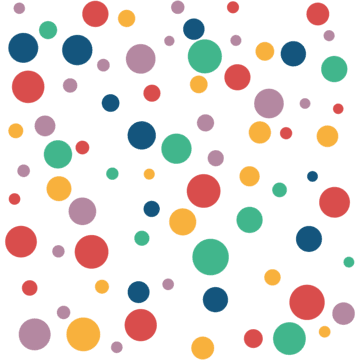
#> input picture img.png, 360 x 360 px, given in place of the camera
$ python webcam_detector.py
#> lines starting #> are read from the running program, lines starting #| are printed output that depends on the picture; after the words box and inside, x2 and y2 are one past the last pixel; in counts of white or black regions, pixels touching at a corner belong together
import cv2
import numpy as np

# Start webcam
cap = cv2.VideoCapture(2, cv2.CAP_V4L2)

if not cap.isOpened():
    print("Error: Could not open webcam.")
    exit()

while True:
    # Read frame from webcam
    ret, frame = cap.read()
#> frame is the input picture: shape (360, 360, 3); mean B, G, R 221.6, 225.4, 231.5

    if not ret:
        print("Error: Could not read frame.")
        break

    # Convert BGR image to HSV
    hsv = cv2.cvtColor(frame, cv2.COLOR_BGR2HSV)
#> hsv: shape (360, 360, 3); mean H, S, V 16.6, 36.1, 240.8

    # Lower and upper ranges for red
    lower_red1 = np.array([0, 120, 70])
    upper_red1 = np.array([10, 255, 255])

    lower_red2 = np.array([170, 120, 70])
    upper_red2 = np.array([180, 255, 255])

    # Create masks for red
    mask1 = cv2.inRange(hsv, lower_red1, upper_red1)
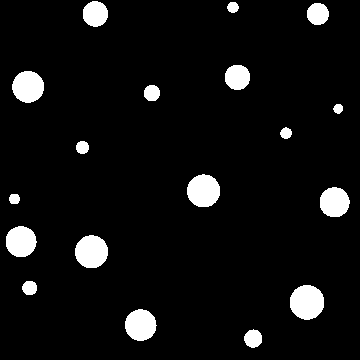
#> mask1: shape (360, 360); 6.4% white; 18 white regions, largest, box (x1, y1, x2, y2) and area: (290, 285, 324, 320) 943, (75, 235, 108, 268) 861, (187, 174, 220, 207) 859
    mask2 = cv2.inRange(hsv, lower_red2, upper_red2)
#> mask2: shape (360, 360); every value is 0

    # Combine both red masks
    mask = mask1 + mask2

    # Remove small noise
    kernel = np.ones((5, 5), np.uint8)
    mask = cv2.morphologyEx(mask, cv2.MORPH_OPEN, kernel)
#> mask: shape (360, 360); 6.3% white; 18 white regions, largest, box (x1, y1, x2, y2) and area: (290, 285, 324, 320) 943, (75, 235, 108, 268) 861, (187, 175, 220, 207) 856
    mask = cv2.morphologyEx(mask, cv2.MORPH_DILATE, kernel)
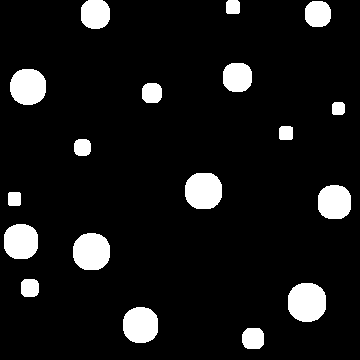
#> mask: shape (360, 360); 9% white; 18 white regions

    # Find contours
    contours, _ = cv2.findContours(
        mask,
        cv2.RETR_EXTERNAL,
        cv2.CHAIN_APPROX_SIMPLE
    )
#> contours = 18 contours; largest, box (x1, y1, x2, y2) and area: (288, 283, 326, 322) 1178, (73, 233, 110, 270) 1086, (185, 173, 222, 209) 1077, (10, 69, 46, 105) 1018, (123, 307, 158, 343) 1000

    # Find the largest red object
    if contours:
        largest_contour = max(contours, key=cv2.contourArea)
#> largest_contour = contour of 48 points, box (x1, y1, x2, y2) (288, 283, 326, 322), area 1178
        area = cv2.contourArea(largest_contour)
#> area = 1178

        # Ignore very small objects/noise
        if area > 500:
            x, y, w, h = cv2.boundingRect(largest_contour)
#> x = 288; y = 283; w = 38; h = 39

            # Draw bounding box
            cv2.rectangle(
                frame,
                (x, y),
                (x + w, y + h),
                (0, 255, 0),
                2
            )

            # Calculate center
            center_x = x + w // 2
#> center_x = 307
            center_y = y + h // 2
#> center_y = 302

            # Draw center point
            cv2.circle(
                frame,
                (center_x, center_y),
                5,
                (255, 0, 0),
                -1
            )
#> frame: shape (360, 360, 3); mean B, G, R 220.8, 225.4, 230.5

            # Display information
            cv2.putText(
                frame,
                "Red Object Detected",
                (x, y - 30),
                cv2.FONT_HERSHEY_SIMPLEX,
                0.7,
                (0, 255, 0),
                2
            )
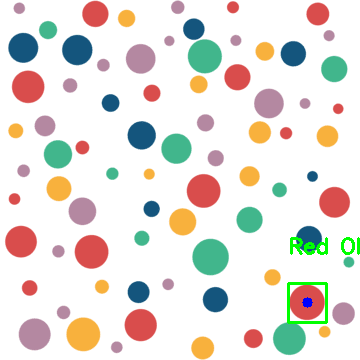
#> frame: shape (360, 360, 3); mean B, G, R 219.9, 225.6, 229.6

            cv2.putText(
                frame,
                f"Center: ({center_x}, {center_y})",
                (x, y - 5),
                cv2.FONT_HERSHEY_SIMPLEX,
                0.6,
                (255, 255, 255),
                2
            )

    # Display webcam feed
    cv2.imshow("Red Object Detector", frame)

    # Display red mask
    cv2.imshow("Red Mask", mask)

    # Press Q to quit
    if cv2.waitKey(1) & 0xFF == ord('q'):
#> (key q is pressed here)
        break

# Release webcam
cap.release()
cv2.destroyAllWindows()
